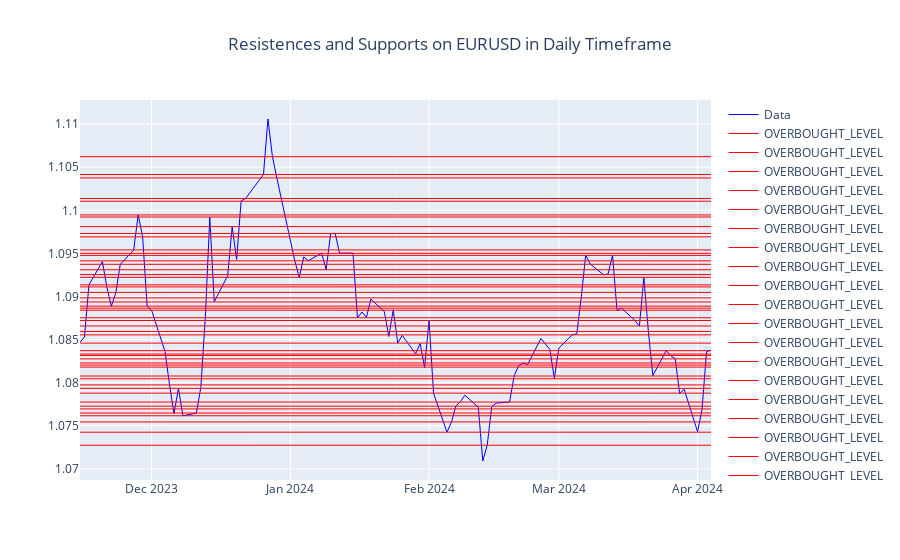

Source (notebook cell):
### Code cell
fig = go.Figure(go.Scatter(x=data1.time, y=data1.close, line=dict(color='blue', width=1), name="Data"))

for i in peaks_df.close_avg:
    fig.add_trace(go.Scatter(x=data1.time, y=[i] * len(data1.index), line=dict(color='red', width=1), name="OVERBOUGHT_LEVEL"))

# Add a title to the plot
fig.update_layout(title=dict(text=f'Resistences and Supports on {ticker} in Daily Timeframe', x=.5),
                xaxis_rangeslider_visible=False)

fig.show()
